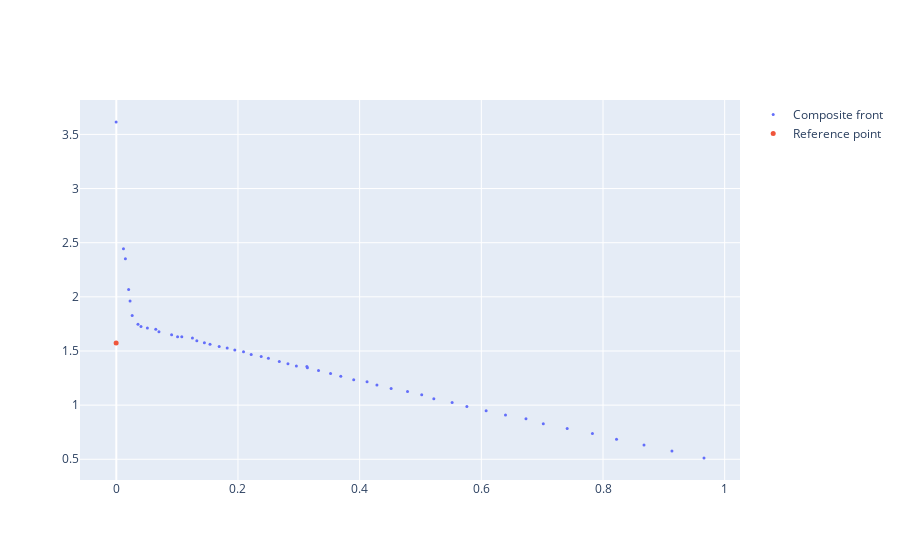

Write notebook code for a chart like this one.
### Code cell
max_assigned_vector = gp.get_max_assigned_vector(base.assigned_vectors)
rp2 = gp.generateRP4decision(base, max_assigned_vector)
visualize_2D_front_rp(base.composite_front, rp2)
